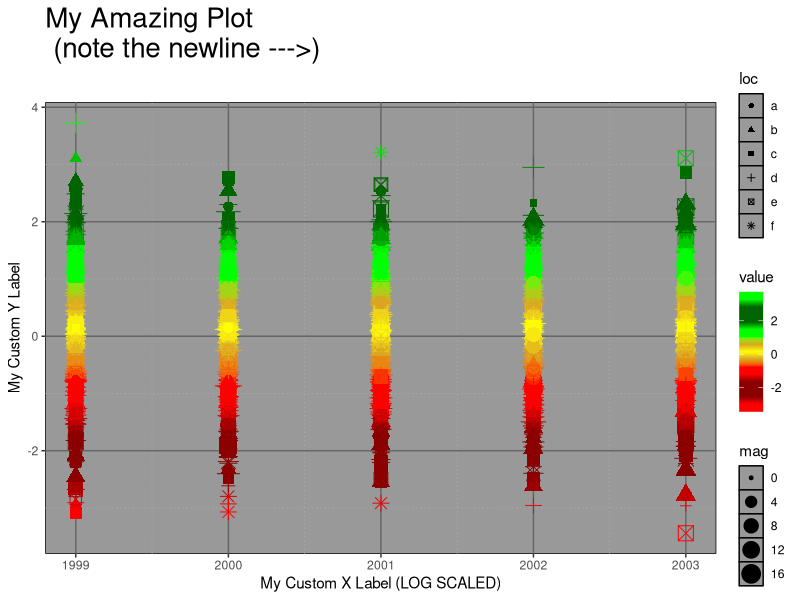
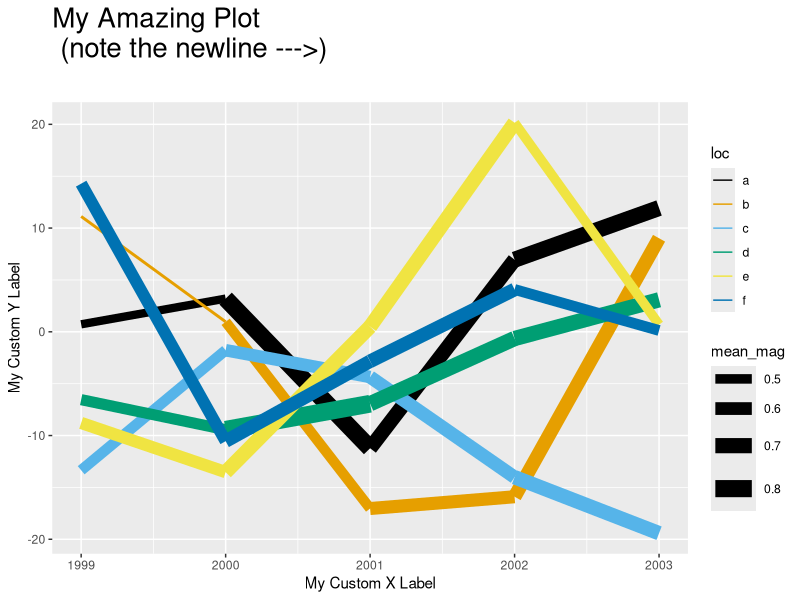

Write R code to recreate these figures, in order.



library(data.table)
library(ggplot2)
# library(reshape2)

## set melt and dcast rather than use reshape 2
## it's faster and works roughly the same
melt <- data.table:::melt.data.table
dcast <- dcast.data.table

?scale_colour_brewer

N = 1e3

dat = data.table(
    loc = sample(letters[1:6], N, replace=T),
    year = rep(1999:2003, length.out=N),
    mag = rpois(N, lambda=5),
    x = 1:N,
    matrix(rnorm(N*10), N, 10))
dat

dm <- melt(
    data = dat[loc %in% letters[1:15]],
    id.vars = c("loc", "year", "mag"),
    measure.vars = c("V1", "V2", "V7"))
dm = as.data.table(dm)
dm

mycolors = c(
    'red','red','darkred','darkred','darkred','red','red',
    'goldenrod','yellow','goldenrod',
    'green','green','darkgreen','darkgreen','darkgreen','green','green')

ggplot(dm[value>.53 | value < .47]) +
    aes(x = year, 
        y = value, 
        size = mag, 
        shape = loc,
        colour = value) +
    geom_point()  +
    xlab("My Custom X Label (LOG SCALED)") +
    ylab("My Custom Y Label") +
    theme(plot.title = element_text(size = 20)) +
    labs(title='My Amazing Plot \n (note the newline --->)\n') +
    scale_colour_gradientn(colours = mycolors) +
    scale_x_log10() +
    theme(panel.background = element_rect(fill = "gray60", colour = "black")) +
    theme(panel.grid.major = element_line(colour = "gray40")) +
    theme(panel.grid.minor = element_line(colour = "gray70", linetype = "dotted"))

##==============================================================================
## Color blind friendly example
## http://www.cookbook-r.com/Graphs/Colors_%28ggplot2%29/
##==============================================================================

## The palette with grey:
# cbPalette <- c("#999999", "#E69F00", "#56B4E9", "#009E73", "#F0E442", "#0072B2", "#D55E00", "#CC79A7")

## The palette with black:
cbPalette <- c("#000000", "#E69F00", "#56B4E9", "#009E73", "#F0E442", "#0072B2", "#D55E00", "#CC79A7")

## To use for fills, add
# scale_fill_manual(values=cbPalette)

## To use for line and point colors, add
# scale_colour_manual(values=cbPalette)

ggplot(data = dm[value>.53 | value < .47,
                 list(sum = sum(value),
                      mean_mag = log(mean(mag))-1),
                 by = list(year,
                           loc)]) +
    aes(x = year,
        y = sum, 
        size = mean_mag, 
        colour = loc) +
    geom_line()  +
	expand_limits(y=0) +
    xlab("My Custom X Label") +
    ylab("My Custom Y Label") +
    theme(plot.title = element_text(size = 20)) +
    labs(title='My Amazing Plot \n (note the newline --->)\n') +
    #scale_colour_gradientn(colours = mycolors) +
    scale_colour_manual(values=cbPalette )


